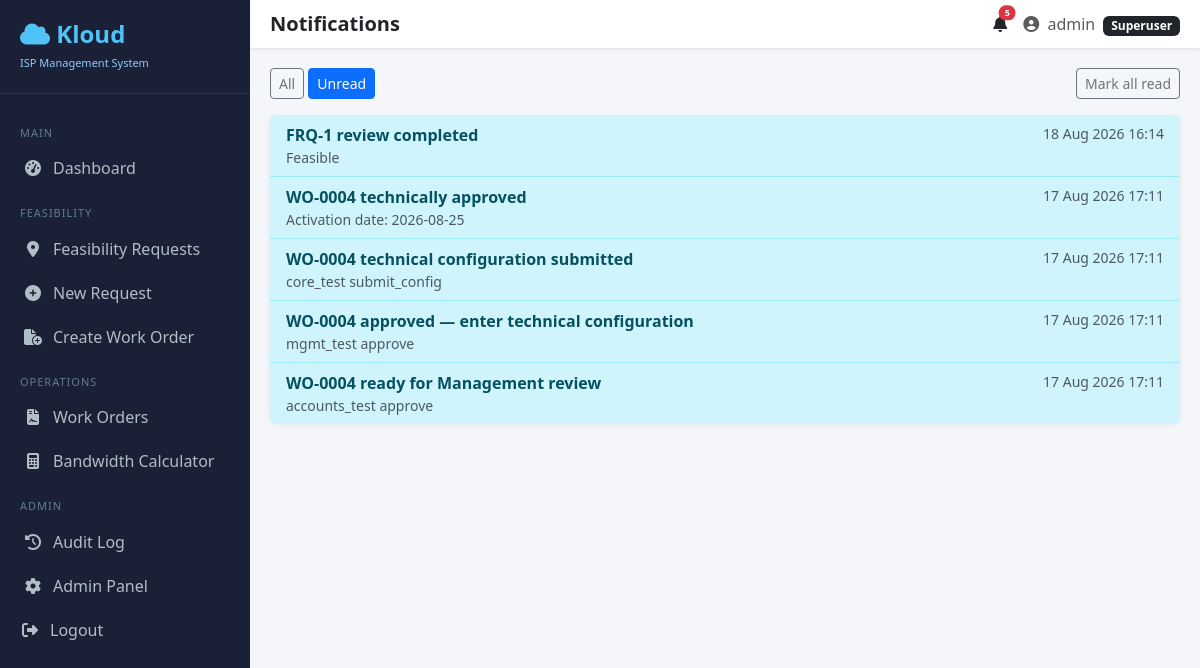
The app's page /accounts/notifications/?unread=1 (signed in) with its own data.
### accounts_dept/models.py (models this page shows, shortened)
class Notification(models.Model):
    user = models.ForeignKey(
        settings.AUTH_USER_MODEL,
        on_delete=models.CASCADE,
        related_name='notifications',
    )
    title = models.CharField(max_length=200)
    message = models.TextField(blank=True)
    url = models.CharField(max_length=255, blank=True)
    module = models.CharField(max_length=40, blank=True)
    record_id = models.CharField(max_length=40, blank=True)
    is_read = models.BooleanField(default=False)
    created_at = models.DateTimeField(auto_now_add=True)
    class Meta:
        ordering = ['-created_at']

### accounts_dept/views.py (the view)
# urls.py: path('notifications/', views.notification_list, name='notifications'),
@login_required
def notification_list(request):
    qs = Notification.objects.filter(user=request.user)
    unread_only = request.GET.get('unread') == '1'
    if unread_only:
        qs = qs.filter(is_read=False)
    paginator = Paginator(qs, 25)
    page = paginator.get_page(request.GET.get('page'))
    return render(request, 'accounts_dept/notifications.html', {
        'page': page,
        'unread_only': unread_only,
    })

### accounts_dept/context_processors.py (called while the page is built)
def rbac_context(request):
    from .permissions import get_user_role, get_user_permission_codenames
    from .models import Notification
    if not request.user.is_authenticated:
        return {}
    role = get_user_role(request.user)
    unread = Notification.objects.filter(user=request.user, is_read=False)
    return {
        'user_role': role,
        'user_perm_codenames': get_user_permission_codenames(request.user),
        'unread_notification_count': unread.count(),
        'recent_notifications': list(unread[:5]),
    }

### accounts_dept/permissions.py (called while the page is built, shortened)
def codename(module, action):
    return f'{module}.{action}'

def get_user_role(user):
    if not user or not user.is_authenticated:
        return None
    if user.is_superuser:
        return None

def get_user_permission_codenames(user):
    if not user or not user.is_authenticated:
        return set()
    if user.is_superuser:
        return {codename(m, a) for m, a, _ in PERMISSION_REGISTRY}

def user_has_perm(user, perm_codename):
    if not user or not user.is_authenticated:
        return False
    if user.is_superuser:
        return True
    role = get_user_role(user)
    if role and role.is_super_role:
        return True
    return perm_codename in get_user_permission_codenames(user)

### accounts_dept/templatetags/rbac_tags.py (called while the page is built)
@register.simple_tag(takes_context=True)
def has_perm(context, codename):
    request = context.get('request')
    if not request or not request.user.is_authenticated:
        return False
    return user_has_perm(request.user, codename)

### accounts_dept/templates/accounts_dept/notifications.html (shortened to what this page needs)
{% extends 'base.html' %}
{% block page_title %}Notifications{% endblock %}
{% block content %}
<div class="d-flex justify-content-between align-items-center mb-3">
  <div>
    <a href="{% url 'accounts:notifications' %}" class="btn btn-sm {% if not unread_only %}btn-primary{% else %}btn-outline-secondary{% endif %}">All</a>
    <a href="{% url 'accounts:notifications' %}?unread=1" class="btn btn-sm {% if unread_only %}btn-primary{% else %}btn-outline-secondary{% endif %}">Unread</a>
  </div>
  <form method="post" action="{% url 'accounts:notifications_read_all' %}">
    <button class="btn btn-sm btn-outline-secondary">Mark all read</button>
  </form>
</div>
<div class="card">
  <div class="list-group list-group-flush">
    {% for n in page %}
    <a href="{% url 'accounts:notification_open' n.pk %}" class="list-group-item list-group-item-action {% if not n.is_read %}list-group-item-info{% endif %}">
      <div class="d-flex justify-content-between">
        <strong>{{ n.title }}</strong>
        <span class="small text-muted">{{ n.created_at|date:"d M Y H:i" }}</span>
      </div>
      {% if n.message %}<div class="small text-muted">{{ n.message }}</div>{% endif %}
    </a>
    {% empty %}
    <div class="list-group-item text-muted text-center py-4">No notifications.</div>
    {% endfor %}
  </div>
</div>
{% endblock %}

### templates/base.html (shortened to what this page needs)
<!DOCTYPE html>
<html lang="en">
<head>
  <link href="https://cdn.jsdelivr.net/npm/bootstrap@5.3.0/dist/css/bootstrap.min.css" rel="stylesheet">
  <link href="https://cdnjs.cloudflare.com/ajax/libs/font-awesome/6.4.0/css/all.min.css" rel="stylesheet">
</head>
<body>
<nav class="sidebar">
  <div class="brand">
    <h4><i class="fas fa-cloud"></i> Kloud</h4>
    <small>ISP Management System</small>
  </div>
  {% if user.is_authenticated %}
  {% load rbac_tags %}
  <div class="mt-3">
    <div class="nav-section">Main</div>
    {% has_perm 'menu.dashboard' as can_dashboard %}
    {% if can_dashboard %}
    <a class="nav-link {% block nav_dashboard %}{% endblock %}" href="{% url 'feasibility:dashboard' %}">
      <i class="fas fa-tachometer-alt fa-fw"></i> Dashboard
    </a>
    {% endif %}
    {% has_perm 'menu.feasibility' as can_feasibility %}
    {% if can_feasibility %}
    <div class="nav-section">Feasibility</div>
    <a class="nav-link {% block nav_feasibility %}{% endblock %}" href="{% url 'feasibility:dashboard' %}">
      <i class="fas fa-map-marker-alt fa-fw"></i> Feasibility Requests
    </a>
    {% has_perm 'feasibility.create' as can_create_frq %}
    {% if can_create_frq %}
    <a class="nav-link" href="{% url 'feasibility:create' %}">
      <i class="fas fa-plus-circle fa-fw"></i> New Request
    </a>
    {% endif %}
    {% has_perm 'workorders.create' as can_create_wo %}
    {% if can_create_wo %}
    <a class="nav-link {% block nav_wo_create %}{% endblock %}" href="{% url 'feasibility:work_order_create' %}">
      <i class="fas fa-file-circle-plus fa-fw"></i> Create Work Order
    </a>
    {% endif %}
    {% endif %}
    {% has_perm 'menu.workorders' as can_workorders %}
    {% if can_workorders %}
    <div class="nav-section">Operations</div>
    <a class="nav-link {% block nav_workorders %}{% endblock %}" href="{% url 'workorders:list' %}">
      <i class="fas fa-file-contract fa-fw"></i> Work Orders
    </a>
    {% endif %}
    {% has_perm 'menu.calculator' as can_calculator %}
    {% if can_calculator %}
    <a class="nav-link {% block nav_calculator %}{% endblock %}" href="{% url 'workorders:calculator' %}">
      <i class="fas fa-calculator fa-fw"></i> Bandwidth Calculator
    </a>
    {% endif %}
    <div class="nav-section">Admin</div>
    {% has_perm 'audit.view' as can_audit %}
    {% if can_audit %}
    <a class="nav-link {% block nav_audit %}{% endblock %}" href="{% url 'accounts:audit_log' %}">
      <i class="fas fa-history fa-fw"></i> Audit Log
    </a>
    {% endif %}
    {% has_perm 'admin.access' as can_admin %}
    {% if can_admin or user.is_superuser %}
    <a class="nav-link" href="/admin/">
      <i class="fas fa-cog fa-fw"></i> Admin Panel
    </a>
    {% endif %}
    <form method="post" action="{% url 'logout' %}" class="m-0">
      <button type="submit" class="nav-link border-0 bg-transparent w-100 text-start">
        <i class="fas fa-sign-out-alt fa-fw"></i> Logout
      </button>
    </form>
  </div>
  {% endif %}
</nav>
<div class="main-content">
  <div class="topbar">
    <h5 class="mb-0 fw-bold text-dark">{% block page_title %}Dashboard{% endblock %}</h5>
    <div class="d-flex align-items-center gap-3">
      {% if user.is_authenticated %}
      <div class="dropdown">
        <a class="text-dark text-decoration-none position-relative" href="#" data-bs-toggle="dropdown">
          <i class="fas fa-bell"></i>
          {% if unread_notification_count %}<span class="position-absolute top-0 start-100 translate-middle badge rounded-pill bg-danger" style="font-size:9px">{{ unread_notification_count }}</span>{% endif %}
        </a>
      </div>
      <span class="text-muted">
        <i class="fas fa-user-circle me-1"></i> {{ user.get_full_name|default:user.username }}
        {% if user_role %}<span class="badge bg-secondary ms-1">{{ user_role.name }}</span>{% elif user.is_superuser %}<span class="badge bg-dark ms-1">Superuser</span>{% endif %}
      </span>
      {% endif %}
    </div>
  </div>
  {% block content %}{% endblock %}
</div>
</body>
</html>

### templates/base.html (style rules this page uses)
body { background: #f4f6f9; font-family: 'Segoe UI', sans-serif; }
.sidebar { min-height: 100vh; background: #1a2035; color: #fff; width: 250px; position: fixed; top: 0; left: 0; padding-top: 20px; z-index: 100; }
.sidebar .brand { padding: 0 20px 20px; border-bottom: 1px solid #2d3559; }
.sidebar .brand h4 { color: #4fc3f7; font-weight: 700; margin: 0; }
.sidebar .brand small { color: #90caf9; font-size: 11px; }
.sidebar .nav-link { color: #b0bec5; padding: 10px 20px; display: flex; align-items: center; gap: 10px; transition: all .2s; border-left: 3px solid transparent; }
.sidebar button.nav-link { cursor: pointer; font: inherit; }
.sidebar .nav-section { color: #607d8b; font-size: 11px; padding: 15px 20px 5px; text-transform: uppercase; letter-spacing: 1px; }
.main-content { margin-left: 250px; padding: 20px; }
.topbar { background: #fff; padding: 12px 20px; margin: -20px -20px 20px; box-shadow: 0 1px 4px rgba(0,0,0,.1); display: flex; justify-content: space-between; align-items: center; }
.card { border: none; border-radius: 12px; box-shadow: 0 1px 6px rgba(0,0,0,.08); }

### records on screen
Notification: title "FRQ-1 review completed", created_at "18 Aug 2026 16:14", message "Feasible"
Notification: title "WO-0004 technically approved", created_at "17 Aug 2026 17:11", message "Activation date: 2026-08-25"
Notification: title "WO-0004 technical configuration submitted", created_at "17 Aug 2026 17:11", message "core_test submit_config"
Notification: title "WO-0004 approved — enter technical configuration", created_at "17 Aug 2026 17:11", message "mgmt_test approve"
Notification: title "WO-0004 ready for Management review", created_at "17 Aug 2026 17:11", message "accounts_test approve"

### other values on screen
{{ unread_notification_count }} "5"
{{ user.get_full_name|default:user.username }} "admin"
